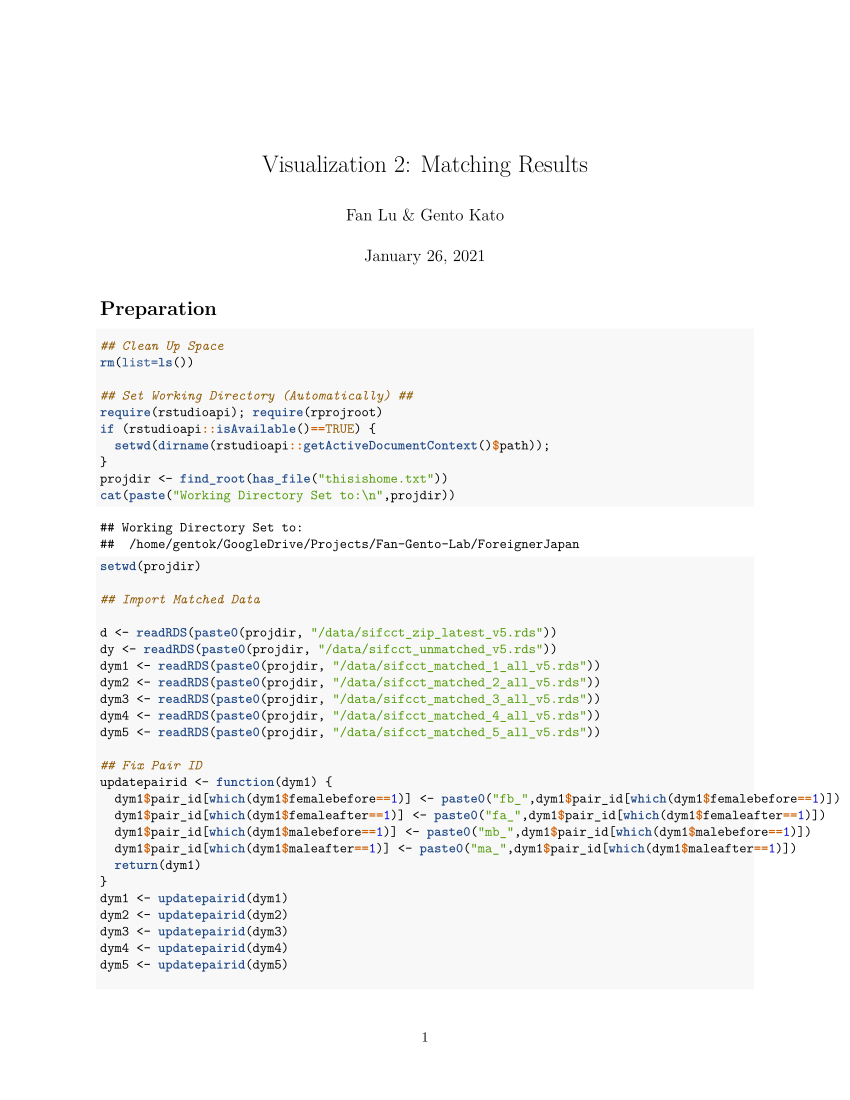

Write R code to recreate this figure.
#' ---
#' title: "Visualization 2: Matching Results"
#' author: "Fan Lu & Gento Kato"
#' date: "January 26, 2021"
#' ---
#' 
#' # Preparation 
#' 

## Clean Up Space
rm(list=ls())

## Set Working Directory (Automatically) ##
require(rstudioapi); require(rprojroot)
if (rstudioapi::isAvailable()==TRUE) {
  setwd(dirname(rstudioapi::getActiveDocumentContext()$path)); 
} 
projdir <- find_root(has_file("thisishome.txt"))
cat(paste("Working Directory Set to:\n",projdir))
setwd(projdir)

## Import Matched Data

d <- readRDS(paste0(projdir, "/data/sifcct_zip_latest_v5.rds"))
dy <- readRDS(paste0(projdir, "/data/sifcct_unmatched_v5.rds"))
dym1 <- readRDS(paste0(projdir, "/data/sifcct_matched_1_all_v5.rds"))
dym2 <- readRDS(paste0(projdir, "/data/sifcct_matched_2_all_v5.rds"))
dym3 <- readRDS(paste0(projdir, "/data/sifcct_matched_3_all_v5.rds"))
dym4 <- readRDS(paste0(projdir, "/data/sifcct_matched_4_all_v5.rds"))
dym5 <- readRDS(paste0(projdir, "/data/sifcct_matched_5_all_v5.rds"))

## Fix Pair ID 
updatepairid <- function(dym1) {
  dym1$pair_id[which(dym1$femalebefore==1)] <- paste0("fb_",dym1$pair_id[which(dym1$femalebefore==1)]) 
  dym1$pair_id[which(dym1$femaleafter==1)] <- paste0("fa_",dym1$pair_id[which(dym1$femaleafter==1)]) 
  dym1$pair_id[which(dym1$malebefore==1)] <- paste0("mb_",dym1$pair_id[which(dym1$malebefore==1)]) 
  dym1$pair_id[which(dym1$maleafter==1)] <- paste0("ma_",dym1$pair_id[which(dym1$maleafter==1)]) 
  return(dym1)
}
dym1 <- updatepairid(dym1)
dym2 <- updatepairid(dym2)
dym3 <- updatepairid(dym3)
dym4 <- updatepairid(dym4)
dym5 <- updatepairid(dym5)

## Packages
library(lmtest) # For Statistical Test
library(sandwich) # Cluster Robust Standard Error
library(ggplot2) # Plotting 
library(grid) # Plotting  
library(gridExtra) # Plotting
library(sf) # Plotting Map
library(ggimage) # Plotting Map
library(jpndistrict) # Plotting Japanese Map
library(magrittr) # Data Management/Plotting
library(purrr) # Data Management
library(pbapply) # Apply with Progress Bar
require(ebal) # Matching Balance
require(Matching) # Matching Balance

#'
#' # Plotting Individual-Level Predictors Balance
#'

## Import Data
bal_dy_unmatched <- readRDS(paste0(projdir, "/data/sifcct_unmatched_balance_v5.rds")) # Young, No Distance Adjustment
bal_dy_matched_1 <- readRDS(paste0(projdir, "/data/sifcct_matched_1_balance_v5.rds")) # Young, No Distance Adjustment
bal_dy_matched_2 <- readRDS(paste0(projdir, "/data/sifcct_matched_2_balance_v5.rds")) # Young, Distance Adjusted 50km
bal_dy_matched_3  <- readRDS(paste0(projdir, "/data/sifcct_matched_3_balance_v5.rds")) # Young, Distance Adjusted 100km
bal_dy_matched_4  <- readRDS(paste0(projdir, "/data/sifcct_matched_4_balance_v5.rds")) # Young, Distance Adjusted 200km
bal_dy_matched_5  <- readRDS(paste0(projdir, "/data/sifcct_matched_5_balance_v5.rds")) # Young, Distance Adjusted 350km

## Raw data balance

## Matching Function
source(paste0(projdir,"/src/findmatch.R"))

fmbal = formula(edu2 ~ female + age + bornyr + lvlen + lvpr + 
                  c10_sreg_fper + I(sqrt(c10_sreg_fper)) + c10_sreg_foreignN + c10_sreg_pop + 
                  c10_sreg_edu_ugsP + c10_sreg_edu_ugs + c10_sreg_edu_graduated + 
                  c10_mun_fper + I(sqrt(c10_mun_fper)) + c10_mun_foreignN + c10_mun_pop + 
                  c10_mun_edu_ugsP + c10_mun_edu_ugs + c10_mun_edu_graduated + 
                  zip_did + didper + wave + after + panel)
vnbal = c("Gender","Age","Born Year","Livng Length","Living Proportion",
          "Foreigner Percentage (zip)", "Foreigner Percentage sqrt. (zip)", 
          "Foreigner Population (zip)", "Population (zip)",
          "University Percentage (zip)",  
          "University Population (zip)", "Graduated Population (zip)",
          "Foreigner Percentage (mun.)", "Foreigner Percentage sqrt. (mun.)", 
          "Foreigner Population (mun.)", "Population (mun.)",
          "University Percentage (mun.)",  
          "University Population (mun.)", "Graduated Population (mun.)",
          "DID Residence","DID Proportion","Wave","Aug. 2012 or After","Panel")

### Female
balf_dy_unmatched <- findbalance(dy[dy$female==1,], fmbal, vnbal)
round(balf_dy_unmatched,3)[,1:7]

### Male
balm_dy_unmatched <- findbalance(dy[dy$male==1,], fmbal, vnbal)
round(balm_dy_unmatched,3)[,1:7]

## Matched Sample Proportions
matchprdt <- data.frame(
  labs = c("Unmatched",
           "Matched without Distance Adjustment",
           "Matched with Lambda = 350km",
           "Matched with Lambda = 200km",
           "Matched with Lambda = 100km",
           "Matched with Lambda = 50km"),
  notF = c(table(dy[dy$female==1,]$edu2)[1],
           table(dym1[dym1$female==1,]$edu2)[1],
           table(dym5[dym5$female==1,]$edu2)[1],
           table(dym4[dym4$female==1,]$edu2)[1],
           table(dym3[dym3$female==1,]$edu2)[1],
           table(dym2[dym2$female==1,]$edu2)[1]),
  treatedF = c(table(dy[dy$female==1,]$edu2)[2],
               table(dym1[dym1$female==1,]$edu2)[2],
               table(dym5[dym5$female==1,]$edu2)[2],
               table(dym4[dym4$female==1,]$edu2)[2],
               table(dym3[dym3$female==1,]$edu2)[2],
               table(dym2[dym2$female==1,]$edu2)[2]), 
  notM = c(table(dy[dy$female==0,]$edu2)[1],
           table(dym1[dym1$female==0,]$edu2)[1],
           table(dym5[dym5$female==0,]$edu2)[1],
           table(dym4[dym4$female==0,]$edu2)[1],
           table(dym3[dym3$female==0,]$edu2)[1],
           table(dym2[dym2$female==0,]$edu2)[1]),  
  treatedM = c(table(dy[dy$female==0,]$edu2)[2],
               table(dym1[dym1$female==0,]$edu2)[2],
               table(dym5[dym5$female==0,]$edu2)[2],
               table(dym4[dym4$female==0,]$edu2)[2],
               table(dym3[dym3$female==0,]$edu2)[2],
               table(dym2[dym2$female==0,]$edu2)[2]))
matchprdt$prF <- round((matchprdt$notF/table(dy[dy$female==1,]$edu2)[2])*100,1)
matchprdt$prM <- round((matchprdt$notM/table(dy[dy$female==0,]$edu2)[1])*100,1)
matchprdt <- matchprdt[,c("labs","notF","treatedF","prF","notM","treatedM","prM")]

matchprdt <- as.matrix(matchprdt)
colnames(matchprdt) <- c("", "No Univ.", "Univ.", "% Matched", 
                         "No Univ.", "Univ.", "% Matched")

### Table of Data Sizes
require(knitr)
require(kableExtra)
tmp <- add_header_above(kable(matchprdt,"latex", booktabs = TRUE, linesep = ""), 
                        c(" ", "Female"=3, "Male"=3))
cat(tmp)
writeLines(tmp, paste0(projdir, "/out/matchedsizes.tex"))

### Balance Data
baldt <- as.data.frame(rbind(balf_dy_unmatched,
               bal_dy_matched_1$f,
               bal_dy_matched_5$f,
               bal_dy_matched_4$f,
               bal_dy_matched_3$f,
               bal_dy_matched_2$f,
               balm_dy_unmatched,
               bal_dy_matched_1$m,
               bal_dy_matched_5$m,
               bal_dy_matched_4$m,
               bal_dy_matched_3$m,
               bal_dy_matched_2$m))
baldt <- data.frame(stat = c(baldt$sdiff,baldt$`T pval`))
baldt$data <- rep(c("Unmatched",
                "Matched without Distance Adjustment",
                "Matched with Lambda = 350km",
                "Matched with Lambda = 200km",
                "Matched with Lambda = 100km",
                "Matched with Lambda = 50km"), each=nrow(balf_dy_unmatched))
baldt$data <- factor(baldt$data, levels=unique(baldt$data))
baldt$vn <- factor(rownames(balf_dy_unmatched), 
                   levels=rev(rownames(balf_dy_unmatched)))
baldt$stat_cat <- rep(c("Standardized Difference in Means",
                        "p-value: Difference of Means Test"),
                      each = nrow(balf_dy_unmatched)*12)
baldt$stat_cat <- factor(baldt$stat_cat, levels=unique(baldt$stat_cat))
baldt$gender <- rep(c("Female","Male"), each=nrow(balf_dy_unmatched)*6)
baldt$gender <- factor(baldt$gender, levels=unique(baldt$gender))


require(ggplot2)
p <- ggplot(baldt, aes(x=vn,y=stat)) + 
  geom_hline(aes(yintercept=0), size=0.25, linetype=1) + 
  geom_point(aes(alpha=gender, shape=data), color="black",
             position=position_dodge(width=-0.5), size=2) + 
  facet_grid( ~ stat_cat, scales="free_x", switch="x") + 
  scale_shape_discrete(name="Matching\nStatus", 
                       labels = c("Unmatched",
                                  "Matched without Distance Adjustment",
                                  bquote("Matched with"~lambda~"= 350km"),
                                  bquote("Matched with"~lambda~"= 200km"),
                                  bquote("Matched with"~lambda~"= 100km"),
                                  bquote("Matched with"~lambda~"= 50km"))) + 
  scale_alpha_manual(name="Gender", values=c("Female"=1,"Male"=0.5)) + 
  coord_flip() +
  ylab(NULL) + xlab(NULL) + 
  guides(alpha = guide_legend(nrow = 2), 
         shape = guide_legend(nrow = 3)) + 
  theme_bw() +  
  theme(legend.position="bottom",
        axis.text.y = element_text(color="black"),
        strip.background.x = element_blank(),
        strip.text.y = element_text(angle=0,size=10),
        strip.placement = "outside")
p

#+ eval=FALSE
ggsave(paste0(projdir,"/out/matchbalanceplot_sifcct_v5.pdf"),p,width=8,height=5)

#'
#' # Plotting Geographic Distance Balance
#'
#' ## Prepare Japanese Map Data
#'

## Referenced from https://uribo.hatenablog.com/entry/2017/12/08/144549
## All w/o Tokyo and Okinawa
alljp_no1347 <- do.call("rbind", pblapply(seq(1,47)[-c(13,47)], 
                                          function(k) jpn_pref(pref_code = k, district=FALSE)))
## Tokyo 
tokyo13 <- jpn_pref(pref_code = 13, district = FALSE) %>% 
  st_simplify(dTolerance = 0.01)
## (Excluding Southern Islands) # Deprecated
# tokyo13 <- jpn_pref(pref_code = 13, district = TRUE) %>% 
#   st_simplify(dTolerance = 0.01) %>% 
#   mutate(city_code = as.numeric(city_code)) %>% 
#   filter(city_code != 13421) %>% st_union() %>% 
#   as.data.frame() %>% mutate(jis_code = "13", 
#                              prefecture = "東京都") %>% magrittr::set_names(c("geometry", 
#                                                                            "jis_code", "prefecture")) %>% st_as_sf()
## Okinawa 
okinawa47 <- jpn_pref(pref_code = 47, district = FALSE)
okinawa47 <- okinawa47 %>% st_set_crs(value = 4326)

#'
#' ## Prepare Respondents Data
#'

# Sample N Respondents
N = 200
set.seed(3451)
dymap1 <- dym1[which(dym1$pair_id%in%sample(dym1$pair_id,N)),]
set.seed(5412)
dymap2 <- dym2[which(dym2$pair_id%in%sample(dym2$pair_id,N)),]
set.seed(5241)
dymap3 <- dym3[which(dym3$pair_id%in%sample(dym3$pair_id,N)),]
set.seed(5441)
dymap4 <- dym4[which(dym4$pair_id%in%sample(dym4$pair_id,N)),]
set.seed(5141)
dymap5 <- dym5[which(dym5$pair_id%in%sample(dym5$pair_id,N)),]

# Move Okinawa location to left-upper corner (not done for now) 
# okinawa47$geometry <- okinawa47$geometry %>% magrittr::add(c(5.6, 17.5))
# dymap1$zip_lon[which(dymap1$zip_pref=="沖縄県")] <- dymap1$zip_lon[which(dymap1$zip_pref=="沖縄県")] + 5.6
# dymap1$zip_lat[which(dymap1$zip_pref=="沖縄県")] <- dymap1$zip_lat[which(dymap1$zip_pref=="沖縄県")] + 17.5
# dymap2$zip_lon[which(dymap2$zip_pref=="沖縄県")] <- dymap2$zip_lon[which(dymap2$zip_pref=="沖縄県")] + 5.6
# dymap2$zip_lat[which(dymap2$zip_pref=="沖縄県")] <- dymap2$zip_lat[which(dymap2$zip_pref=="沖縄県")] + 17.5
# dmmap1$zip_lon[which(dmmap1$zip_pref=="沖縄県")] <- dmmap1$zip_lon[which(dmmap1$zip_pref=="沖縄県")] + 5.6
# dmmap1$zip_lat[which(dmmap1$zip_pref=="沖縄県")] <- dmmap1$zip_lat[which(dmmap1$zip_pref=="沖縄県")] + 17.5
# dmmap2$zip_lon[which(dmmap2$zip_pref=="沖縄県")] <- dmmap2$zip_lon[which(dmmap2$zip_pref=="沖縄県")] + 5.6
# dmmap2$zip_lat[which(dmmap2$zip_pref=="沖縄県")] <- dmmap2$zip_lat[which(dmmap2$zip_pref=="沖縄県")] + 17.5
# demap1$zip_lon[which(demap1$zip_pref=="沖縄県")] <- demap1$zip_lon[which(demap1$zip_pref=="沖縄県")] + 5.6
# demap1$zip_lat[which(demap1$zip_pref=="沖縄県")] <- demap1$zip_lat[which(demap1$zip_pref=="沖縄県")] + 17.5
# demap2$zip_lon[which(demap2$zip_pref=="沖縄県")] <- demap2$zip_lon[which(demap2$zip_pref=="沖縄県")] + 5.6
# demap2$zip_lat[which(demap2$zip_pref=="沖縄県")] <- demap2$zip_lat[which(demap2$zip_pref=="沖縄県")] + 17.5

#'
#' ## Plot
#'

p1 <- ggplot() + 
  geom_sf(data=alljp_no1347 %>% st_simplify(dTolerance = 0.01), size=0.3) + 
  geom_sf(data = tokyo13, inherit.aes = TRUE, size=0.3) + 
  geom_sf(data = okinawa47 %>% st_simplify(dTolerance = 0.01), inherit.aes = TRUE, size=0.3) +   
  # geom_segment(aes(x = round(st_bbox(alljp_no1347)[1], 0), xend = 132.5, y = 40, yend = 40)) + 
  # geom_segment(aes(x = 132.5, xend = 138, y = 40, yend = 42)) + 
  # geom_segment(aes(x = 138, xend = 138, y = 42, yend = round(st_bbox(alljp_no1347)[4],0))) + 
  geom_point(data = dymap1, aes(x=zip_lon,y=zip_lat, color=as.factor(1-female)), alpha=0.5, size=0.4) + 
  geom_path(data = dymap1, aes(x=zip_lon,y=zip_lat, group=pair_id, color=as.factor(1-female)), alpha=0.65, size=0.3) + 
  scale_color_manual(name="Gender", values=c("darkred","navyblue")) + 
  coord_sf(xlim=c(124.5,148.5)) + 
  #coord_sf(xlim=c(128,148.5),ylim=c(27,46)) + 
  labs(x=paste0(table(dym1[dym1$female==1,]$treated)[1],"/",table(dy[dy$female==1,]$edu2)[2]," Female and ",
                table(dym1[dym1$female==0,]$treated)[1],"/",table(dy[dy$female==0,]$edu2)[1],
                " Male Matched Pairs Found"),
       y=NULL,title="No Distance Adjustment") + theme_light() + 
  theme(plot.title=element_text(hjust=0.5),
        panel.background = element_rect(color="black",fill="white"),
        axis.ticks = element_blank(),
        axis.text = element_blank(),
        line = element_blank(), 
        axis.title.x = element_text(size=10),
        legend.position = "none")
p1

p2 <- ggplot() + 
  geom_sf(data=alljp_no1347 %>% st_simplify(dTolerance = 0.01), size=0.3) + 
  geom_sf(data = tokyo13, inherit.aes = TRUE, size=0.3) + 
  geom_sf(data = okinawa47 %>% st_simplify(dTolerance = 0.01), inherit.aes = TRUE, size=0.3) +   
  # geom_segment(aes(x = round(st_bbox(alljp_no1347)[1], 0), xend = 132.5, y = 40, yend = 40)) + 
  # geom_segment(aes(x = 132.5, xend = 138, y = 40, yend = 42)) + 
  # geom_segment(aes(x = 138, xend = 138, y = 42, yend = round(st_bbox(alljp_no1347)[4],0))) + 
  geom_point(data = dymap2, aes(x=zip_lon,y=zip_lat, color=as.factor(1-female)), alpha=0.5, size=0.4) + 
  geom_path(data = dymap2, aes(x=zip_lon,y=zip_lat, group=pair_id, color=as.factor(1-female)), alpha=0.8, size=0.3) + 
  scale_color_manual(name="Gender", values=c("darkred","navyblue")) + 
  coord_sf(xlim=c(124.5,148.5)) + 
  #coord_sf(xlim=c(128,148.5),ylim=c(27,46)) + 
  labs(x=paste0(table(dym2[dym2$female==1,]$treated)[1],"/",table(dy[dy$female==1,]$edu2)[2]," Female and ",
                table(dym2[dym2$female==0,]$treated)[1],"/",table(dy[dy$female==0,]$edu2)[1],
                " Male Matched Pairs Found"),
       y=NULL,title=bquote("Distance Adjusted ("~lambda~" = 50km)")) + theme_light() + 
  theme(plot.title=element_text(hjust=0.5),
        panel.background = element_rect(color="black",fill="white"),
        axis.ticks = element_blank(),
        axis.text = element_blank(),
        line = element_blank(), 
        axis.title.x = element_text(size=10),
        legend.position = "none")
p2

p3 <- ggplot() + 
  geom_sf(data=alljp_no1347 %>% st_simplify(dTolerance = 0.01), size=0.3) + 
  geom_sf(data = tokyo13, inherit.aes = TRUE, size=0.3) + 
  geom_sf(data = okinawa47 %>% st_simplify(dTolerance = 0.01), inherit.aes = TRUE, size=0.3) +   
  # geom_segment(aes(x = round(st_bbox(alljp_no1347)[1], 0), xend = 132.5, y = 40, yend = 40)) + 
  # geom_segment(aes(x = 132.5, xend = 138, y = 40, yend = 42)) + 
  # geom_segment(aes(x = 138, xend = 138, y = 42, yend = round(st_bbox(alljp_no1347)[4],0))) + 
  geom_point(data = dymap3, aes(x=zip_lon,y=zip_lat, color=as.factor(1-female)), alpha=0.5, size=0.4) + 
  geom_path(data = dymap3, aes(x=zip_lon,y=zip_lat, group=pair_id, color=as.factor(1-female)), alpha=0.8, size=0.3) + 
  scale_color_manual(name="Gender", values=c("darkred","navyblue")) + 
  coord_sf(xlim=c(124.5,148.5)) + 
  #coord_sf(xlim=c(128,148.5),ylim=c(27,46)) + 
  labs(x=paste0(table(dym3[dym3$female==1,]$treated)[1],"/",table(dy[dy$female==1,]$edu2)[2]," Female and ",
                table(dym3[dym3$female==0,]$treated)[1],"/",table(dy[dy$female==0,]$edu2)[1],
                " Male Matched Pairs Found"),
       y=NULL,title=bquote("Distance Adjusted ("~lambda~" = 100km)")) + theme_light() + 
  theme(plot.title=element_text(hjust=0.5),
        panel.background = element_rect(color="black",fill="white"),
        axis.ticks = element_blank(),
        axis.text = element_blank(),
        line = element_blank(), 
        axis.title.x = element_text(size=10),
        legend.position = "none")
p3

p4 <- ggplot() + 
  geom_sf(data=alljp_no1347 %>% st_simplify(dTolerance = 0.01), size=0.3) + 
  geom_sf(data = tokyo13, inherit.aes = TRUE, size=0.3) + 
  geom_sf(data = okinawa47 %>% st_simplify(dTolerance = 0.01), inherit.aes = TRUE, size=0.3) +   
  # geom_segment(aes(x = round(st_bbox(alljp_no1347)[1], 0), xend = 132.5, y = 40, yend = 40)) + 
  # geom_segment(aes(x = 132.5, xend = 138, y = 40, yend = 42)) + 
  # geom_segment(aes(x = 138, xend = 138, y = 42, yend = round(st_bbox(alljp_no1347)[4],0))) + 
  geom_point(data = dymap4, aes(x=zip_lon,y=zip_lat, color=as.factor(1-female)), alpha=0.5, size=0.4) + 
  geom_path(data = dymap4, aes(x=zip_lon,y=zip_lat, group=pair_id, color=as.factor(1-female)), alpha=0.8, size=0.3) + 
  scale_color_manual(name="Gender", values=c("darkred","navyblue")) + 
  coord_sf(xlim=c(124.5,148.5)) + 
  #coord_sf(xlim=c(128,148.5),ylim=c(27,46)) + 
  labs(x=paste0(table(dym4[dym4$female==1,]$treated)[1],"/",table(dy[dy$female==1,]$edu2)[2]," Female and ",
                table(dym4[dym4$female==0,]$treated)[1],"/",table(dy[dy$female==0,]$edu2)[1],
                " Male Matched Pairs Found"),
       y=NULL,title=bquote("Distance Adjusted ("~lambda~" = 200km)")) + theme_light() + 
  theme(plot.title=element_text(hjust=0.5),
        panel.background = element_rect(color="black",fill="white"),
        axis.ticks = element_blank(),
        axis.text = element_blank(),
        line = element_blank(), 
        axis.title.x = element_text(size=10),
        legend.position = "none")
p4

p5 <- ggplot() + 
  geom_sf(data=alljp_no1347 %>% st_simplify(dTolerance = 0.01), size=0.3) + 
  geom_sf(data = tokyo13, inherit.aes = TRUE, size=0.3) + 
  geom_sf(data = okinawa47 %>% st_simplify(dTolerance = 0.01), inherit.aes = TRUE, size=0.3) +   
  # geom_segment(aes(x = round(st_bbox(alljp_no1347)[1], 0), xend = 132.5, y = 40, yend = 40)) + 
  # geom_segment(aes(x = 132.5, xend = 138, y = 40, yend = 42)) + 
  # geom_segment(aes(x = 138, xend = 138, y = 42, yend = round(st_bbox(alljp_no1347)[4],0))) + 
  geom_point(data = dymap5, aes(x=zip_lon,y=zip_lat, color=as.factor(1-female)), alpha=0.5, size=0.4) + 
  geom_path(data = dymap5, aes(x=zip_lon,y=zip_lat, group=pair_id, color=as.factor(1-female)), alpha=0.8, size=0.3) + 
  scale_color_manual(name="Gender", values=c("darkred","navyblue")) + 
  coord_sf(xlim=c(124.5,148.5)) + 
  #coord_sf(xlim=c(128,148.5),ylim=c(27,46)) + 
  labs(x=paste0(table(dym5[dym5$female==1,]$treated)[1],"/",table(dy[dy$female==1,]$edu2)[2]," Female and ",
                table(dym5[dym5$female==0,]$treated)[1],"/",table(dy[dy$female==0,]$edu2)[1],
                " Male Matched Pairs Found"),
       y=NULL,title=bquote("Distance Adjusted ("~lambda~" = 350km)")) + theme_light() + 
  theme(plot.title=element_text(hjust=0.5),
        panel.background = element_rect(color="black",fill="white"),
        axis.ticks = element_blank(),
        axis.text = element_blank(),
        line = element_blank(), 
        axis.title.x = element_text(size=10),
        legend.position = "none")
p5

#'
#' ## Export Map Plots
#'

foottxt <- paste0("Dots represent randomly sampled ", N, " matched respondent pairs",
                  " and lines connect two matched pairs ",
                  "on the map (red = female, \nblue = male). The left panel shows the matching outcome ",
                  "without geographic distance adjustment and ",
                  "the right panel shows \nthe outcome of matching with geographic distance adjustment.")

p <- arrangeGrob(p1,p2, nrow=1,
                 bottom=textGrob(foottxt, vjust=0.5,just="left",x=unit(0.05,"npc"),
                                 gp=gpar(fontsize=9)))
grid.arrange(p)

#+ eval=FALSE
ggsave(paste0(projdir,"/out/geomatchplot_l50_sifcct_v5.pdf"),p,width=8,height=5)

#+
p <- arrangeGrob(p1,p3, nrow=1,
                 bottom=textGrob(foottxt,
                                 vjust=0.5,just="left",x=unit(0.05,"npc"),
                                 gp=gpar(fontsize=9)))
grid.arrange(p)

#+ eval=FALSE
ggsave(paste0(projdir,"/out/geomatchplot_l100_sifcct_v5.pdf"),p,width=8,height=5)

#+
p <- arrangeGrob(p1,p4, nrow=1,
                 bottom=textGrob(foottxt, vjust=0.5,just="left",x=unit(0.05,"npc"),
                                 gp=gpar(fontsize=9)))
grid.arrange(p)

#+ eval=FALSE
ggsave(paste0(projdir,"/out/geomatchplot_l200_sifcct_v5.pdf"),p,width=8,height=5)

#+
p <- arrangeGrob(p1,p5, nrow=1,
                 bottom=textGrob(foottxt, vjust=0.5,just="left",x=unit(0.05,"npc"),
                                 gp=gpar(fontsize=9)))
grid.arrange(p)

#+ eval=FALSE
ggsave(paste0(projdir,"/out/geomatchplot_l350_sifcct_v5.pdf"),p,width=8,height=5)

#+ eval=FALSE, echo=FALSE
# Exporting HTML File
# In R Studio
# rmarkdown::render('./src/visualization_2_matching_v5.R', rmarkdown::pdf_document(latex_engine="xelatex", extra_dependencies = list(bookmark=NULL, xltxtra=NULL, zxjatype=NULL, zxjafont=c("ipa"))), encoding = 'UTF-8')
# rmarkdown::render('./src/visualization_2_matching_v5.R', 'github_document', clean=FALSE)
# tmp <- list.files(paste0(projdir,"/src"))
# tmp <- tmp[grep("\\.spin\\.R$|\\.spin\\.Rmd$|\\.utf8\\.md$|\\.knit\\.md$",tmp)]
# for (i in 1:length(tmp)) file.remove(paste0(projdir,"/src/",tmp[i]))
